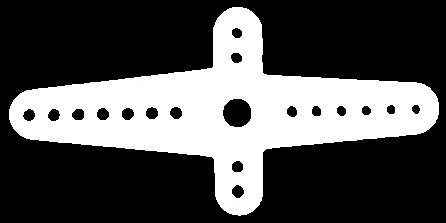
#> input picture templateMatching/binaryTemplate.jpg, 446 x 223 px
$ python matching02.py
#> lines starting #> are read from the running program, lines starting #| are printed output that depends on the picture; after the words box and inside, x2 and y2 are one past the last pixel; in counts of white or black regions, pixels touching at a corner belong together
import cv2
import numpy as np
from PIL import Image as im

WIDTH  = 1920  #320/640/800/1024/1280/1920
HEIGHT = 1080  #240/480/600/ 576/ 720/1080

th1 = 300
th2 = 1000
picNum = 0
ksize = 3
binth = 250
maxValue = 255

capture = cv2.VideoCapture(0)
capture.set(cv2.CAP_PROP_FRAME_WIDTH, WIDTH)
capture.set(cv2.CAP_PROP_FRAME_HEIGHT, HEIGHT)
capture.set(cv2.CAP_PROP_EXPOSURE,-100.0)

def makeTemplateContours():
    template = cv2.imread("binaryTemplate.jpg")
#> template is the input picture: shape (223, 446, 3); min 0, max 255, mean 81.3
    edgeTemp = cv2.Canny(template,threshold1=300,threshold2=1000)
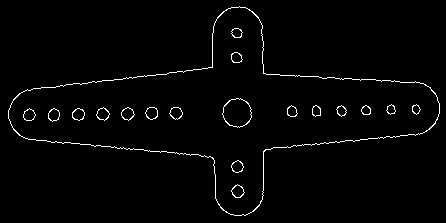
#> edgeTemp: shape (223, 446); 1.9% white in thin lines or dots
    tempContours, hierarchy = cv2.findContours(edgeTemp,cv2.RETR_TREE,cv2.CHAIN_APPROX_SIMPLE)
#> tempContours = 38 contours; largest, box (x1, y1, x2, y2) and area: (8, 6, 440, 216) 33980, (8, 6, 440, 216) 33920, (222, 98, 252, 128) 640, (222, 98, 252, 128) 624, (231, 184, 245, 198) 116
    cimg = np.zeros((template.shape[0],template.shape[1],3))
    cimg = cv2.drawContours(cimg, tempContours, 1, (255,255,255), 1)
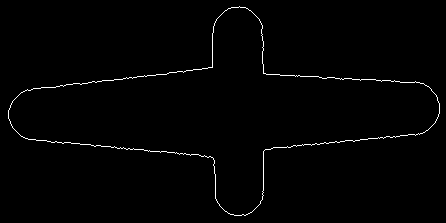
#> cimg: shape (223, 446, 3) float64; 1.1% white in thin lines or dots
    cv2.imshow('temp',cimg)
    tempCont = tempContours[1]
#> tempCont = contour of 433 points, box (x1, y1, x2, y2) (8, 6, 440, 216), area 33920
    return(tempCont)

def contours(edge):

    contours, hierarchy = cv2.findContours(edge,cv2.RETR_TREE,cv2.CHAIN_APPROX_SIMPLE)
    cimg = np.zeros((edge.shape[0],edge.shape[1],3))

    try:
        cimg = cv2.drawContours(cimg, contours, 1, (255,255,255), 1)
        cnt = contours[1]
        return(cimg,cnt)
    except:
        print("no contours.")
        return(cimg,False)


if capture.isOpened() is False:
    raise IOError

tempCnt = makeTemplateContours()
#> tempCnt has the same summary as tempCont in makeTemplateContours

while True:
    ret, frame = capture.read()
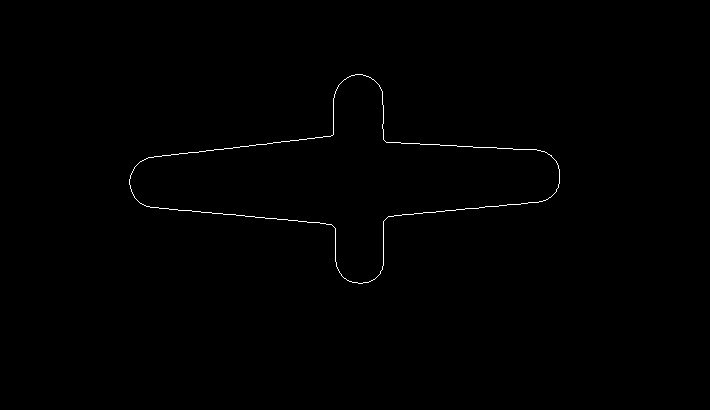
#> input picture templateMatching/cimg0.jpg, 710 x 410 px, given in place of the camera
#> frame is the input picture: shape (410, 710, 3); min 0, max 255, mean 1

    if ret is False:
        raise IOError

    frame = frame[300:710, 680:1390, :]
#> frame: shape (110, 30, 3); every value is 0
    gray = cv2.cvtColor(frame,cv2.COLOR_BGR2GRAY)
#> gray: shape (110, 30); every value is 0
    gray = cv2.medianBlur(gray,ksize)
    th, binary = cv2.threshold(gray, binth, maxValue, cv2.THRESH_TOZERO)
#> th = 250
    edge = cv2.Canny(binary,threshold1=th1,threshold2=th2)

    edge2 = edge.copy()
    cimg,cnt = contours(edge2)
#> in contours, `contours, hierarchy = cv2.findContours(edge,cv2.RETR_TREE,cv2.CHAIN_AP..`: contours = []
#> in contours, `cimg = cv2.drawContours(cimg, contours, 1, (255,255,255), 1)`: cimg: shape (110, 30, 3) float64; every value is 0
#> cnt = False
 #   print(cimg)
 #   print(cnt)
#    print(tempCnt)

    if cnt is not False:
        match = cv2.matchShapes(tempCnt, cnt, cv2.CONTOURS_MATCH_I1, 0)
        print(match)

    concat = cv2.vconcat([binary,edge])
#> concat: shape (220, 30); every value is 0


    cv2.imshow('concat',concat)
    cv2.imshow('cimg',cimg)
#    cv2.imshow('frame',frame)
#    cv2.imshow('edge',edge)

    key = cv2.waitKey(1)
#> (key Esc is pressed here)
    if key == 27: #ESC
        break
    elif key == ord("u"): #p
        th1 += 10
        print("th1 = ",th1)
    elif key == ord("j"):
        th1 -= 10
        print("th1 = ",th1)
    elif key == ord("i"):
        th2 += 10
        print("th2 = ",th2)
    elif key == ord("k"):
        th2 -= 10
        print("th2 = ",th2)
    elif key == ord("o"):
        binth += 10
        print("bth = ",binth)
    elif key == ord("l"):
        binth -= 10
        print("bth = ",binth)
    elif key == ord("y"):
        ksize += 2
        print("ksize = ",ksize)
    elif key == ord("h"):
        ksize -= 2
        if ksize <= 1:
            ksize = 1
        print("ksize = ",ksize)
    elif key == ord("p"):
        cv2.imwrite("edge" + str(picNum) + ".jpg",edge)
        cv2.imwrite("gray" + str(picNum) + ".jpg",gray)
        cv2.imwrite("binary" + str(picNum) + ".jpg",binary)
        cv2.imwrite("cimg" + str(picNum) + ".jpg",cimg)
capture.release()
cv2.destroyAllWindows()
